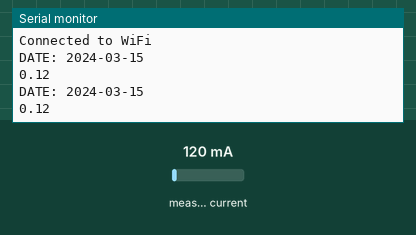
Bench run of a sketch on a simulated ESP8266 (NodeMCU). Shown: the last lines printed to the serial monitor. The inputs (shaded band) are chosen by the test bench; at power-on: measured current 120 mA. WiFi joins after 1.5 s; servers stay silent unless stated; network time is answered at once with the bench clock; the local clock reads 2024-03-15 10:24:30 at power-on unless the sketch sets it.

Above: at 3.2 s.
3.3 s: measured current set to 40 mA
At 4.6 s:
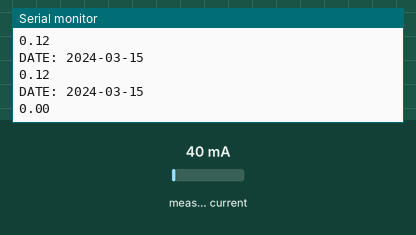
4.8 s: measured current set to 500 mA
At 5.9 s:
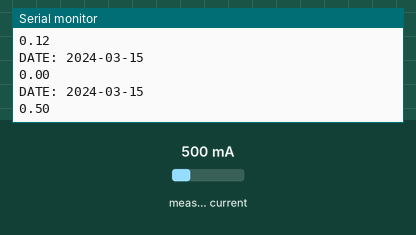
Timing chart, 0 to 7.8 s (numbered marks = the images above; inputs shaded):
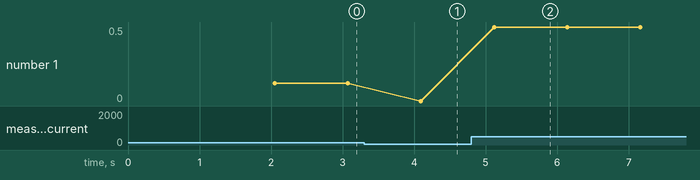

The sketch:

sketch_AmpMeasurement.ino
```cpp
/*ACS712 Current Sensor Demo
   By miliohm.com
*/
#include <WiFiUdp.h>
#include <NTPClient.h>
#include <ESP8266WiFi.h>
#include "ACS712.h"


// Replace with your network credentials
const char* ssid     = "kalpeshRT";
const char* password = "87654321";

// Define NTP properties
const char* ntpServerName = "in.pool.ntp.org"; // India NTP server
const long  gmtOffset_sec = 19800;  // GMT offset in seconds (India Standard Time = UTC+5:30)
const int   daylightOffset_sec = 0; // Daylight offset in seconds

String formattedDate;
String dayStamp;
String timeStamp;

// Define UDP and NTP Client objects
WiFiUDP udp;
NTPClient ntpClient(udp, ntpServerName, gmtOffset_sec, daylightOffset_sec);

//sensor data
ACS712 sensor(ACS712_05B, A0);
//ACS712_20A for 20 Amp type
//ACS712_30A for 30 Amp type
void setup() {
  Serial.begin(9600);
  sensor.calibrate();
    WiFi.begin(ssid, password);
  while (WiFi.status() != WL_CONNECTED) {
    delay(1000);
    Serial.println("Connecting to WiFi...");
  }
  Serial.println("Connected to WiFi");
  ntpClient.begin(); // Start NTP Client
  ntpClient.forceUpdate(); // Update NTP immediately
}
void loop() {


  float I = sensor.getCurrentAC();
//ignoring the value below 0.09
  if (I < 0.09) {
    I = 0;
  }

  ntpClient.update(); // Update NTP Client
//  Serial.print("Date: ");
//  Serial.print(ntpClient.getFormattedDate()); // Display current date
//  Serial.print(" Time: ");
// Serial.println(ntpClient.getFormattedTime());
  formattedDate = ntpClient.getFormattedDate();

// Extract date
  int splitT = formattedDate.indexOf("T");
  dayStamp = formattedDate.substring(0, splitT);
  Serial.print("DATE: ");
  Serial.println(dayStamp);


  Serial.println(I);
  delay(1000);
}
```

Measured:
- after the input at 3.3 s, the serial monitor: prints a new line after 0.80 s (image 1)
- after the input at 4.8 s, the serial monitor: prints a new line after 0.32 s (image 2)
- plotted number 1: 0.12 → 0 after the input at 3.3 s, 0 → 0.5 after the input at 4.8 s
